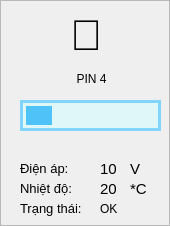
      <widget class="QFrame" name="frame_pin_2">
       <property name="styleSheet">
        <string notr="true">border: 3px solid #81D4FA;
border-radius: 10px;
background-color: #f8f9fa;

QLabel {
    border: none;
    border-radius: 0px;
}</string>
       </property>
       <property name="frameShape">
        <enum>QFrame::StyledPanel</enum>
       </property>
       <property name="frameShadow">
        <enum>QFrame::Raised</enum>
       </property>
       <widget class="QLabel" name="label_188">
        <property name="geometry">
         <rect>
          <x>70</x>
          <y>10</y>
          <width>41</width>
          <height>51</height>
         </rect>
        </property>
        <property name="font">
         <font>
          <pointsize>32</pointsize>
         </font>
        </property>
        <property name="styleSheet">
         <string notr="true">border: none;
    border-radius: 0px;</string>
        </property>
        <property name="text">
         <string>🔋</string>
        </property>
       </widget>
       <widget class="QLabel" name="label_189">
        <property name="geometry">
         <rect>
          <x>70</x>
          <y>70</y>
          <width>51</width>
          <height>17</height>
         </rect>
        </property>
        <property name="styleSheet">
         <string notr="true">border: none;
    border-radius: 0px;</string>
        </property>
        <property name="text">
         <string>  PIN 4</string>
        </property>
       </widget>
       <widget class="QProgressBar" name="progressBar_pin_4_n">
        <property name="geometry">
         <rect>
          <x>20</x>
          <y>100</y>
          <width>141</width>
          <height>31</height>
         </rect>
        </property>
        <property name="font">
         <font>
          <weight>75</weight>
          <bold>true</bold>
         </font>
        </property>
        <property name="styleSheet">
         <string notr="true">QProgressBar {
    border: 3px solid #81D4FA;
    border-radius: 18px;              /* tăng radius lên để chunk có không gian tròn */
    background-color: #E0F7FA;
    text-align: center;
    color: transparent;               /* ẩn text % mặc định nếu bạn dùng label riêng */
    height: 38px;                     /* tăng height nhẹ để chunk không bị ép */
    margin: 0px;
    padding: 0px;
}

QProgressBar::chunk {
    background-color: #4FC3F7;
    border-radius: 15px;              /* radius của chunk nhỏ hơn groove 2-3px để vừa khít */
    margin: 3px;                      /* margin nhỏ để chunk không dính sát viền groove */
    border: none;
}</string>
        </property>
        <property name="value">
         <number>24</number>
        </property>
        <property name="textVisible">
         <bool>false</bool>
        </property>
       </widget>
       <widget class="QLabel" name="label_190">
        <property name="geometry">
         <rect>
          <x>20</x>
          <y>160</y>
          <width>61</width>
          <height>17</height>
         </rect>
        </property>
        <property name="font">
         <font>
          <pointsize>10</pointsize>
         </font>
        </property>
        <property name="styleSheet">
         <string notr="true">border: none;
    border-radius: 0px;</string>
        </property>
        <property name="text">
         <string>Điện áp:</string>
        </property>
       </widget>
       <widget class="QLabel" name="label_191">
        <property name="geometry">
         <rect>
          <x>20</x>
          <y>180</y>
          <width>81</width>
          <height>17</height>
         </rect>
        </property>
        <property name="font">
         <font>
          <pointsize>10</pointsize>
         </font>
        </property>
        <property name="styleSheet">
         <string notr="true">border: none;
    border-radius: 0px;</string>
        </property>
        <property name="text">
         <string>Nhiệt độ:</string>
        </property>
       </widget>
       <widget class="QLabel" name="label_192">
        <property name="geometry">
         <rect>
          <x>20</x>
          <y>200</y>
          <width>81</width>
          <height>17</height>
         </rect>
        </property>
        <property name="font">
         <font>
          <pointsize>10</pointsize>
         </font>
        </property>
        <property name="styleSheet">
         <string notr="true">border: none;
    border-radius: 0px;</string>
        </property>
        <property name="text">
         <string>Trạng thái:</string>
        </property>
       </widget>
       <widget class="QLabel" name="pin_4_vol_value_n">
        <property name="geometry">
         <rect>
          <x>100</x>
          <y>160</y>
          <width>31</width>
          <height>17</height>
         </rect>
        </property>
        <property name="font">
         <font>
          <pointsize>11</pointsize>
          <weight>50</weight>
          <bold>false</bold>
         </font>
        </property>
        <property name="styleSheet">
         <string notr="true">border: none;
    border-radius: 0px;</string>
        </property>
        <property name="text">
         <string>10</string>
        </property>
       </widget>
       <widget class="QLabel" name="pin_4_temp_value_n">
        <property name="geometry">
         <rect>
          <x>100</x>
          <y>180</y>
          <width>31</width>
          <height>17</height>
         </rect>
        </property>
        <property name="font">
         <font>
          <pointsize>11</pointsize>
          <weight>50</weight>
          <bold>false</bold>
         </font>
        </property>
        <property name="styleSheet">
         <string notr="true">border: none;
    border-radius: 0px;</string>
        </property>
        <property name="text">
         <string>20</string>
        </property>
       </widget>
       <widget class="QLabel" name="pin_4_status_value_n">
        <property name="geometry">
         <rect>
          <x>100</x>
          <y>200</y>
          <width>61</width>
          <height>17</height>
         </rect>
        </property>
        <property name="font">
         <font>
          <pointsize>9</pointsize>
          <weight>50</weight>
          <bold>false</bold>
         </font>
        </property>
        <property name="styleSheet">
         <string notr="true">border: none;
    border-radius: 0px;</string>
        </property>
        <property name="text">
         <string>OK</string>
        </property>
       </widget>
       <widget class="QLabel" name="label_193">
        <property name="geometry">
         <rect>
          <x>130</x>
          <y>160</y>
          <width>21</width>
          <height>17</height>
         </rect>
        </property>
        <property name="font">
         <font>
          <pointsize>11</pointsize>
         </font>
        </property>
        <property name="styleSheet">
         <string notr="true">border: none;
    border-radius: 0px;</string>
        </property>
        <property name="text">
         <string>V</string>
        </property>
       </widget>
       <widget class="QLabel" name="label_194">
        <property name="geometry">
         <rect>
          <x>130</x>
          <y>180</y>
          <width>21</width>
          <height>17</height>
         </rect>
        </property>
        <property name="font">
         <font>
          <pointsize>11</pointsize>
         </font>
        </property>
        <property name="styleSheet">
         <string notr="true">border: none;
    border-radius: 0px;</string>
        </property>
        <property name="text">
         <string>*C</string>
        </property>
       </widget>
      </widget>
